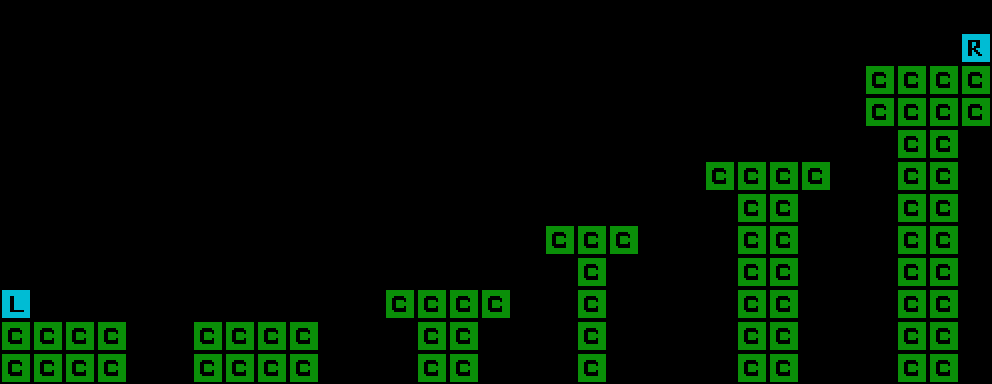

Below is a game level as drawn by its tile map, then a one-line description and the .tmx that defines it (tile-layer data replaced by summaries):
An orthogonal 31x12 tile map with 32x32 px tiles, 1 tile layer (Tile Layer), 2 tilesets and 5 objects (3x coin, 2x static).

<map version="1.0" orientation="orthogonal" renderorder="right-up" width="31" height="12" tilewidth="32" tileheight="32" nextobjectid="20">
 <tileset firstgid="1" name="templateTiles" tilewidth="32" tileheight="32">
  <image source="../templateTiles.png" width="128" height="64" />
 </tileset>
 <tileset firstgid="9" name="templateObjects" tilewidth="32" tileheight="32">
  <image source="../templateObjects.png" width="128" height="64" />
 </tileset>
 <layer name="Tile Layer" width="31" height="12">
  <data>[372 cells, 73 non-empty, 3 distinct tile ids]</data>
 </layer>
 <objectgroup name="Object Layer">
  <object id="15" name="static" gid="11" x="288" y="320" width="32" height="32">
   <properties>
    <property name="probability" value="1.0" />
   </properties>
  </object>
  <object id="16" name="static" gid="11" x="736" y="160" width="32" height="32">
   <properties>
    <property name="probability" value="1.0" />
   </properties>
  </object>
  <object id="17" name="coin" gid="9" x="416" y="288" width="32" height="32">
   <properties>
    <property name="probability" value="1.0" />
   </properties>
  </object>
  <object id="18" name="coin" gid="9" x="448" y="288" width="32" height="32">
   <properties>
    <property name="probability" value="1.0" />
   </properties>
  </object>
  <object id="19" name="coin" gid="9" x="576" y="224" width="32" height="32">
   <properties>
    <property name="probability" value="1.0" />
   </properties>
  </object>
 </objectgroup>
</map>
